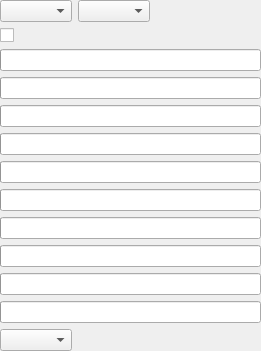
<?xml version="1.0" encoding="UTF-8"?>
<ui version="4.0">
 <class>GreyCStorationForm</class>
 <widget class="QWidget" name="GreyCStorationForm">
  <property name="geometry">
   <rect>
    <x>0</x>
    <y>0</y>
    <width>261</width>
    <height>339</height>
   </rect>
  </property>
  <layout class="QVBoxLayout" name="MainLayout">
   <property name="leftMargin">
    <number>0</number>
   </property>
   <property name="topMargin">
    <number>0</number>
   </property>
   <property name="rightMargin">
    <number>0</number>
   </property>
   <property name="bottomMargin">
    <number>0</number>
   </property>
   <item>
    <layout class="QHBoxLayout" name="horizontalLayout">
     <item>
      <widget class="ptChoice" name="Mode"/>
     </item>
     <item>
      <widget class="ptChoice" name="MaskType"/>
     </item>
     <item>
      <spacer name="horizontalSpacer">
       <property name="orientation">
        <enum>Qt::Horizontal</enum>
       </property>
       <property name="sizeHint" stdset="0">
        <size>
         <width>10</width>
         <height>1</height>
        </size>
       </property>
      </spacer>
     </item>
    </layout>
   </item>
   <item>
    <widget class="ptCheck" name="FastGauss"/>
   </item>
   <item>
    <widget class="ptInput" name="Iterations"/>
   </item>
   <item>
    <widget class="ptInput" name="Opacity"/>
   </item>
   <item>
    <widget class="ptInput" name="Amplitude"/>
   </item>
   <item>
    <widget class="ptInput" name="Sharpness"/>
   </item>
   <item>
    <widget class="ptInput" name="Anisotropy"/>
   </item>
   <item>
    <widget class="ptInput" name="GradientSmooth"/>
   </item>
   <item>
    <widget class="ptInput" name="TensorSmooth"/>
   </item>
   <item>
    <widget class="ptInput" name="SpacialPrec"/>
   </item>
   <item>
    <widget class="ptInput" name="AngularPrec"/>
   </item>
   <item>
    <widget class="ptInput" name="ValuePrec"/>
   </item>
   <item>
    <layout class="QHBoxLayout" name="horizontalLayout_2">
     <item>
      <widget class="ptChoice" name="Interpolation"/>
     </item>
     <item>
      <spacer name="horizontalSpacer_2">
       <property name="orientation">
        <enum>Qt::Horizontal</enum>
       </property>
       <property name="sizeHint" stdset="0">
        <size>
         <width>5</width>
         <height>1</height>
        </size>
       </property>
      </spacer>
     </item>
    </layout>
   </item>
  </layout>
 </widget>
 <customwidgets>
  <customwidget>
   <class>ptCheck</class>
   <extends>QCheckBox</extends>
   <header>ptCheck.h</header>
  </customwidget>
  <customwidget>
   <class>ptInput</class>
   <extends>QProgressBar</extends>
   <header>ptInput.h</header>
  </customwidget>
  <customwidget>
   <class>ptChoice</class>
   <extends>QComboBox</extends>
   <header>ptChoice.h</header>
  </customwidget>
 </customwidgets>
 <resources/>
 <connections/>
</ui>
